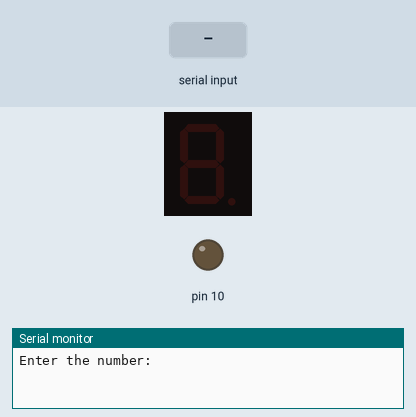
Bench run of a sketch on a simulated Arduino Uno, built with avr-gcc and run on an emulated ATmega328P. Parts: 1-digit seven-segment display, output pins drawn as LEDs (lit = HIGH), the last lines printed to the serial monitor. Wiring (inferred from the names in the program): 1-digit 7-segment display, segments lit when HIGH: segments pin 2, pin 3, pin 4, pin 5, pin 6, pin 7, pin 8, pin 9. The inputs (shaded band) are chosen by the test bench. The segment pins are drawn as the display they are named for; pins used as bus, display or sensor lines are not drawn.

Above: at 1.2 s.
1.3 s: "5\n" received over Serial
At 2.7 s:
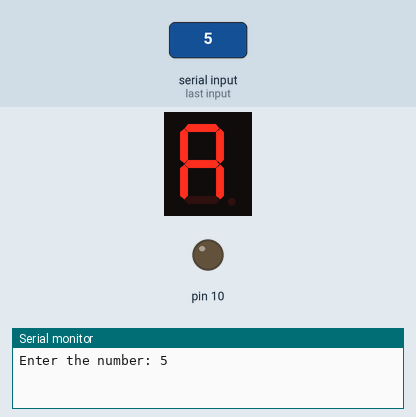
At 4.1 s:
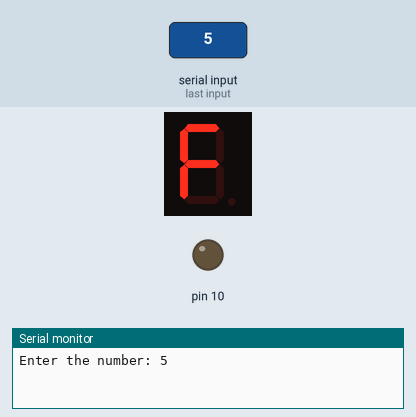
Timing chart, 0 to 6.8 s (numbered marks = the images above; inputs shaded):
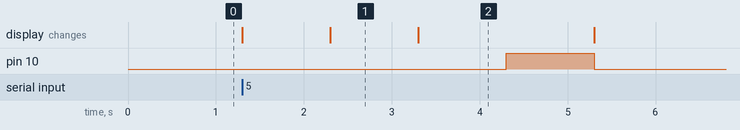

Measured:
- after the input at 1.3 s, pin 10: LOW → HIGH after 3.0 s, → LOW 1.0 s later; the display: first changes at once (image 1 shows a later state)
- what the display in image 1 shows lasts 1.0 s, from 2.3 s to 3.3 s

The sketch:

prb02.ino
```cpp
int Pin[] = { 2, 3, 4, 5, 6, 7, 8, 9 };
int n, p;
byte Code[] = {
  0x3F, 0x06, 0x5B, 0x4F, 0x66, 0x6D, 0x7D, 0x07,
  0x7F, 0x6F, 0x77, 0x7C,
  0x39, 0x5E, 0x79, 0x71
};
void setup() {
  // put your setup code here, to run once:
  Serial.begin(9600);
  for (int i = 0; i < 8; i++) {
    pinMode(Pin[i], OUTPUT);
  }
  pinMode(10, OUTPUT);
}
void loop() {
  // put your main code here, to run repeatedly:
  Serial.print("\nEnter the number: ");
  while (Serial.available() == 0) {}
  n = Serial.parseInt();
  Serial.println(n);
  p = n;
  int i = 2;
  while (p <= 15) {
    digitalWrite(10, 0);
    displayDigit(Code[p]);
    p = n * i;
    i++;
    delay(1000);
  }
  digitalWrite(10, 1);
}
void displayDigit(byte pattern) {
  for (int i = 0; i < 8; i++) {
    digitalWrite(Pin[i], bitRead(pattern, i));
  }
}
```
